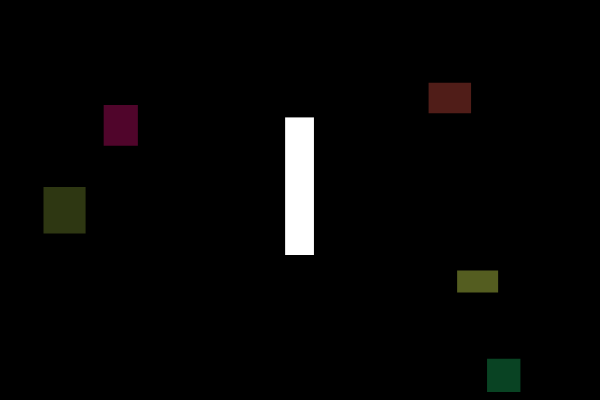
Frame 1 (no input)
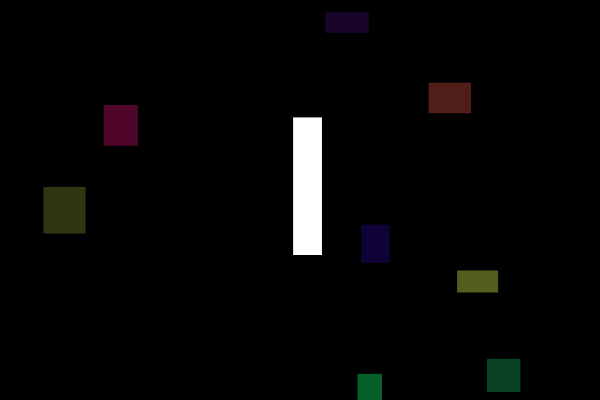
Frame 60 (no input)
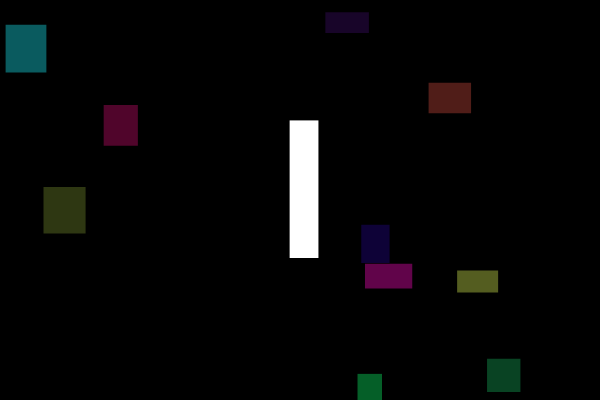
Frame 120 (the mouse pressed at the canvas centre since frame 60)

The p5.js sketch that drew these frames (run headless with seeded random() and noise() and a simulated clock; from frame 60 on, the mouse is pressed at the canvas centre):

// p5.js sketch
// ── sketch.js

const canvasWidth = 600;
const canvasHeight = 400;


let letterI;
let rectangles = [];

// хуярь канвас
function setup() {
  createCanvas(canvasWidth, canvasHeight);
  frameRate(60);

  // создать буквочку
  letterI = new LetterI(width/2, height/2);

  // ебашь прямоуг
  for (let i = 0; i < 5; i++) {
    addRectangle();
  }
}

// хуяррь круговую 
function draw() {
  background(0);


  for (let i = 0; i < rectangles.length; i++) {
    rectangles[i].draw();
  }


  letterI.update();
  letterI.draw();


  if (random() < 0.05) {
    addRectangle();
  }
}


function addRectangle() {
  const newRectangle = new Rectangle();
  rectangles.push(newRectangle);
}


class Rectangle {
  constructor() {
    this.x = random(width);
    this.y = random(height);
    this.width = random(20, 50);
    this.height = random(20, 50);
    this.color = color(random(255), random(255), random(255), 100);
    this.life = 60;
  }


  update() {
    this.life--;
  }


  draw() {
    if (this.life > 0) {
      fill(this.color);
      noStroke();
      rect(this.x, this.y, this.width, this.height);
    }
  }
}


class LetterI {
  constructor(x, y) {
    this.x = x;
    this.y = y;
    this.color = color(255);
    this.alpha = 0;
    this.alphaDir = 5;
  }


  update() {

    this.x += random(-1, 1);
    this.y += random(-1, 1);


    if (this.alpha <= 0 || this.alpha >= 255) {
      this.alphaDir *= -1;
    }
    this.alpha += this.alphaDir;
  }


  draw() {
    fill(this.color);
    noStroke();
    textSize(200);
    textAlign(CENTER, CENTER);
    textStyle(BOLD);
    text("I", this.x, this.y);
    fill(255, 255, 255, this.alpha);
    rect(0, 0, width, height);
  }
}
